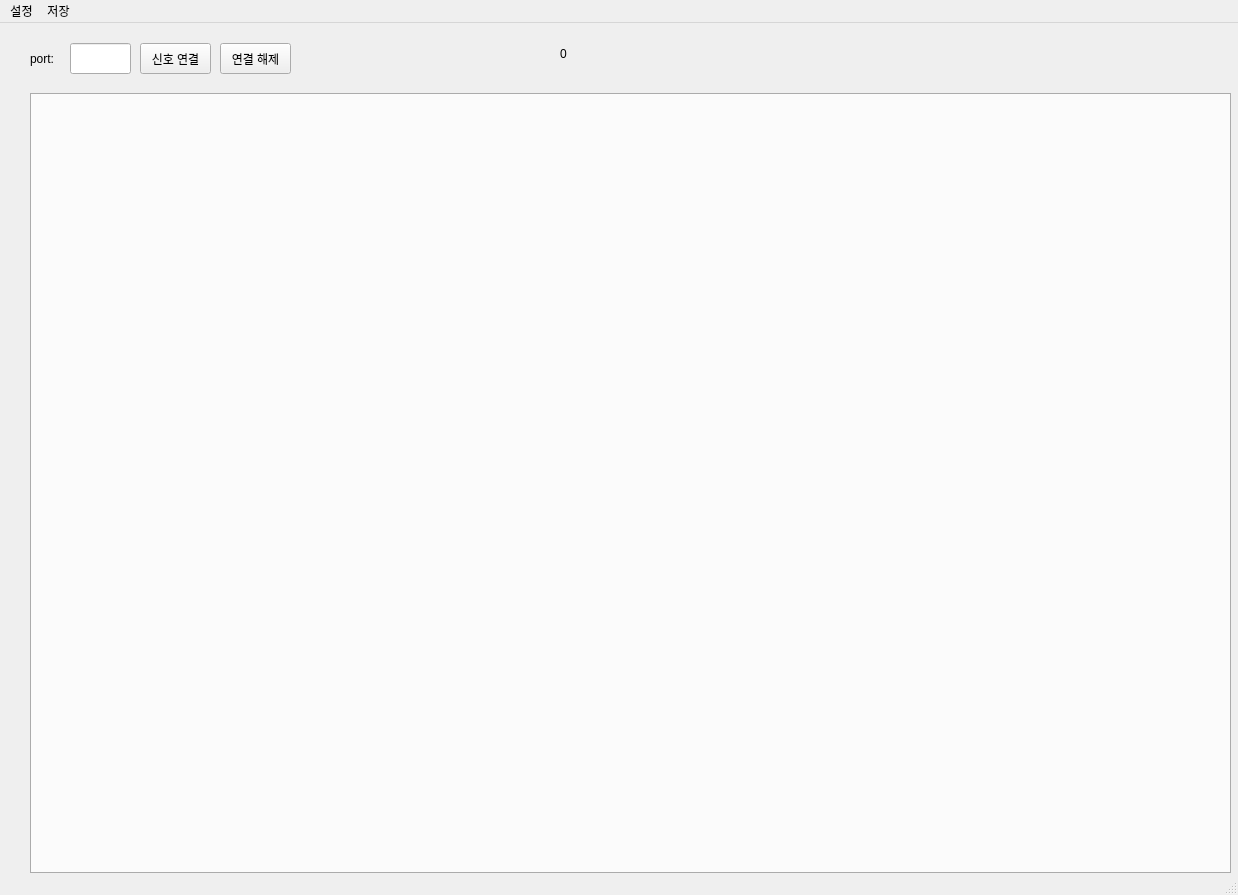
<?xml version="1.0" encoding="UTF-8"?>
<ui version="4.0">
 <class>MainWindow</class>
 <widget class="QMainWindow" name="MainWindow">
  <property name="geometry">
   <rect>
    <x>0</x>
    <y>0</y>
    <width>1238</width>
    <height>895</height>
   </rect>
  </property>
  <property name="sizePolicy">
   <sizepolicy hsizetype="Preferred" vsizetype="Preferred">
    <horstretch>0</horstretch>
    <verstretch>0</verstretch>
   </sizepolicy>
  </property>
  <property name="windowTitle">
   <string>MainWindow</string>
  </property>
  <widget class="QWidget" name="centralwidget">
   <property name="sizePolicy">
    <sizepolicy hsizetype="Fixed" vsizetype="Fixed">
     <horstretch>0</horstretch>
     <verstretch>0</verstretch>
    </sizepolicy>
   </property>
   <widget class="QLabel" name="signal_strength">
    <property name="geometry">
     <rect>
      <x>580</x>
      <y>10</y>
      <width>41</width>
      <height>31</height>
     </rect>
    </property>
    <property name="text">
     <string/>
    </property>
    <property name="pixmap">
     <pixmap>../Image/UI_image/signal_loss.png</pixmap>
    </property>
    <property name="scaledContents">
     <bool>true</bool>
    </property>
   </widget>
   <widget class="QLabel" name="signal_str_label">
    <property name="geometry">
     <rect>
      <x>560</x>
      <y>20</y>
      <width>21</width>
      <height>21</height>
     </rect>
    </property>
    <property name="text">
     <string>0</string>
    </property>
   </widget>
   <widget class="QTabWidget" name="tabWidget">
    <property name="geometry">
     <rect>
      <x>30</x>
      <y>70</y>
      <width>1201</width>
      <height>781</height>
     </rect>
    </property>
    <property name="currentIndex">
     <number>-1</number>
    </property>
   </widget>
   <widget class="QLineEdit" name="lineEdit_port">
    <property name="geometry">
     <rect>
      <x>70</x>
      <y>20</y>
      <width>61</width>
      <height>31</height>
     </rect>
    </property>
    <property name="dragEnabled">
     <bool>false</bool>
    </property>
    <property name="readOnly">
     <bool>true</bool>
    </property>
   </widget>
   <widget class="QLabel" name="label">
    <property name="geometry">
     <rect>
      <x>30</x>
      <y>20</y>
      <width>31</width>
      <height>31</height>
     </rect>
    </property>
    <property name="text">
     <string>port:</string>
    </property>
   </widget>
   <widget class="QPushButton" name="btn_signal_stop">
    <property name="geometry">
     <rect>
      <x>220</x>
      <y>20</y>
      <width>71</width>
      <height>31</height>
     </rect>
    </property>
    <property name="text">
     <string>연결 해제</string>
    </property>
   </widget>
   <widget class="QPushButton" name="btn_signal_connect">
    <property name="geometry">
     <rect>
      <x>140</x>
      <y>20</y>
      <width>71</width>
      <height>31</height>
     </rect>
    </property>
    <property name="text">
     <string>신호 연결</string>
    </property>
   </widget>
  </widget>
  <widget class="QMenuBar" name="menubar">
   <property name="geometry">
    <rect>
     <x>0</x>
     <y>0</y>
     <width>1238</width>
     <height>22</height>
    </rect>
   </property>
   <widget class="QMenu" name="setting">
    <property name="title">
     <string>설정</string>
    </property>
    <addaction name="action_connect"/>
    <addaction name="actionload_pickle"/>
   </widget>
   <widget class="QMenu" name="menu_2">
    <property name="title">
     <string>저장</string>
    </property>
   </widget>
   <addaction name="setting"/>
   <addaction name="menu_2"/>
  </widget>
  <widget class="QStatusBar" name="statusbar"/>
  <action name="action">
   <property name="text">
    <string>ㅁㅁㅁ</string>
   </property>
   <property name="toolTip">
    <string>이런</string>
   </property>
  </action>
  <action name="action_connect">
   <property name="text">
    <string>port setting</string>
   </property>
  </action>
  <action name="actionload_pickle">
   <property name="text">
    <string>load pickle</string>
   </property>
  </action>
 </widget>
 <resources/>
 <connections/>
</ui>
